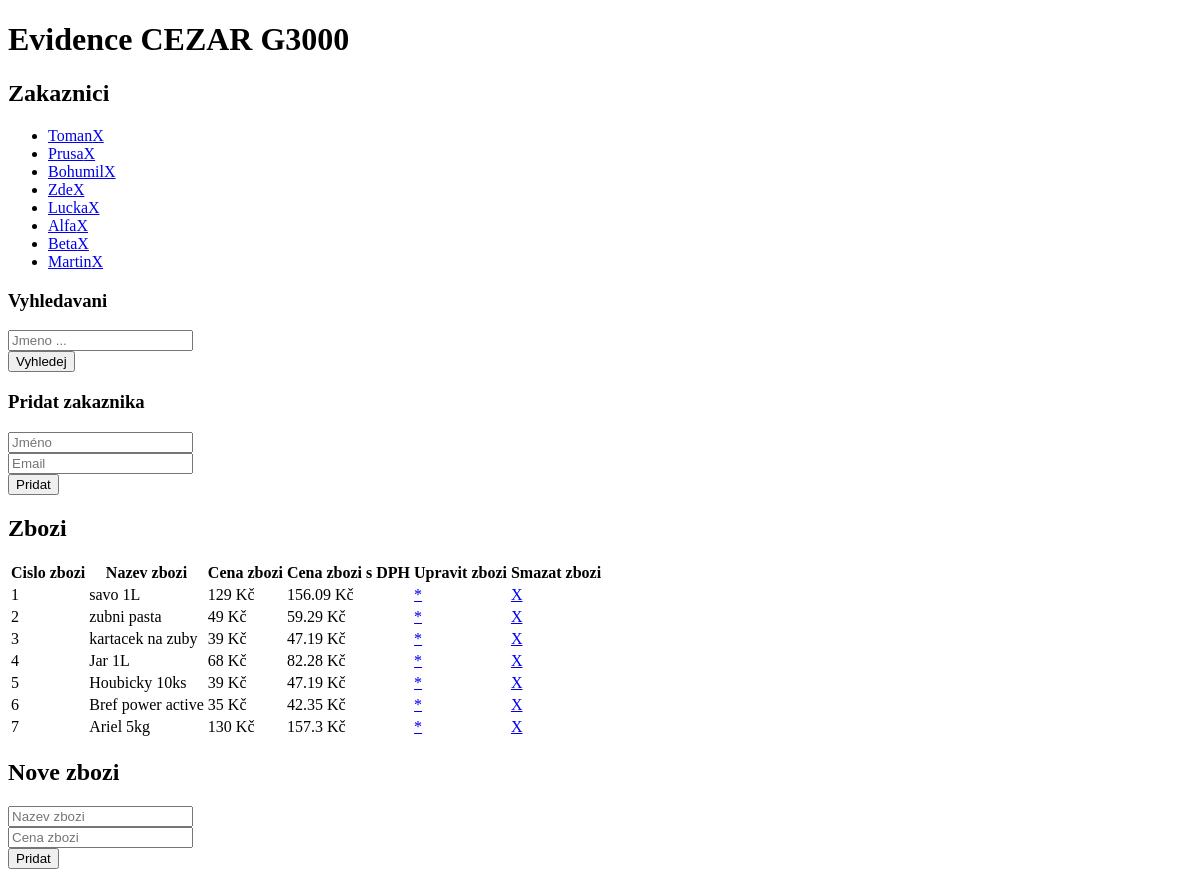
Before: / with the older database file.
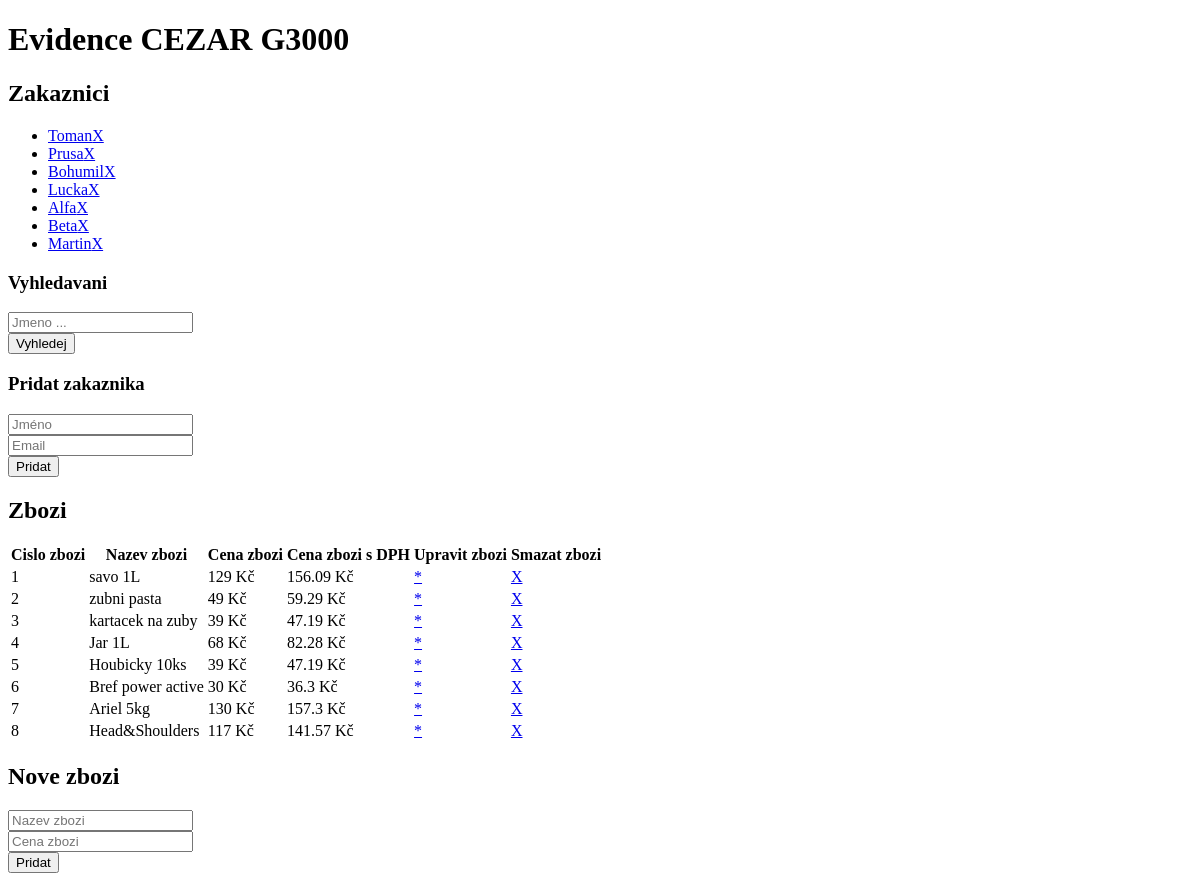
After: the same page with the newer database file.
### tables this page shows
CREATE TABLE `zakaznik` (
  `id_zak` smallint NOT NULL AUTO_INCREMENT,
  `jmeno` varchar(32) NOT NULL,
  `email` varchar(64) NOT NULL,
  PRIMARY KEY (`id_zak`)
);

CREATE TABLE `zbozi` (
  `id_zbozi` smallint NOT NULL AUTO_INCREMENT,
  `nazev` varchar(32) NOT NULL,
  `cena` int NOT NULL,
  PRIMARY KEY (`id_zbozi`)
);

### inc/functions.php (called while the page is built, shortened)
<?php
    function vypis_zakazniky($pdo) {
        $query = "SELECT * FROM zakaznik;";
        $stmt = $pdo->prepare($query);
        $stmt->execute();
        $results = $stmt->fetchall(PDO::FETCH_ASSOC);
        if ($results) {
            return $results;
        }
        return false;
    }
    function vypis_zbozi($pdo) {
        $query = "SELECT * FROM zbozi;";
        $stmt = $pdo->prepare($query);
        $stmt->execute();
        $results = $stmt->fetchall(PDO::FETCH_ASSOC);
        if ($results) {
            return $results;
        }
        return false;
    }

### index.php (the view, shortened to what this page needs)
<?php
require_once("inc/dbh.inc.php");
require_once("inc/functions.php");;
?>
<!DOCTYPE html>
<html lang="en">
<head>
</head>
<body>
    <h1>Evidence CEZAR G3000</h1>
    <div id="zakaznici">
        <h2>Zakaznici</h2>
        <?php
            $results = vypis_zakazniky($conn);
            if (empty($results)) {
                echo "<p>Nemame zakazniky</p>";
            } else {
                echo "<ul>";
                foreach ($results as $result) {
                    echo "<li><a href='zakaznik.php?id=" . $result["id_zak"] . "'>"
                    . $result["jmeno"] .
                    "</a>".
                    "<a href='smazatzakaznika.php?id=". $result["id_zak"] ."'>X</a>".
                    "</li>";
                }
                echo "</ul>";
            }
        ?>
        <h3>Vyhledavani</h3>
        <form action="inc/najdijmeno.inc.php" method="POST">
            <input type="text" name="jmeno" required placeholder="Jmeno ..."><br>
            <button type="submit">Vyhledej</button>
        </form>
        <h3>Pridat zakaznika</h3>
        <form action="inc/pridatzakaznika.inc.php" method="POST">
            <input type="text" name="jmeno" required placeholder="Jméno"><br>
            <input type="email" name="email" required placeholder="Email"><br>
            <button type="submit" name="pridat_zakaznika">Pridat</button>
        </form>
        <div id="zbozi">
            <h2>Zbozi</h2>
            <?php
            $results = vypis_zbozi($conn);
            if (empty($results)) {
                echo "<p>Nemame zadne zbozi</p>";
            } else {
                ?>
                <table>
                    <thead>
                        <tr>
                            <th>Cislo zbozi</th>
                            <th>Nazev zbozi</th>
                            <th>Cena zbozi</th>
                            <th>Cena zbozi s DPH</th>
                            <th>Upravit zbozi</th>
                            <th>Smazat zbozi</th>
                        </tr>
                    </thead>
                <tbody>
                <?php
                foreach ($results as $result) {
                    ?>
                        <tr>
                            <td> <?php echo $result["id_zbozi"]; ?></td>
                            <td> <?php echo $result["nazev"]; ?></td>
                            <td> <?php echo $result["cena"] . " Kč"; ?></td>
                            <td> <?php echo strval(intval($result["cena"]) * 1.21) . " Kč" ?></td>
                            <td> <a href=<?php echo "upravitzbozi.php?id=" . $result["id_zbozi"] ?>>*</a></td>
                            <td> <a href=<?php echo "inc/smazatzbozi.inc.php?id=". $result["id_zbozi"] ?>>X</a></td>
                        </tr>
                    <?php
                }
            }
            ?>
                </tbody>
            </table>
            <h2>Nove zbozi</h2>
            <form action="inc/pridatzbozi.inc.php" method="POST">
                <input type="text" name="nazev" id="nazev" required placeholder="Nazev zbozi"><br>
                <input type="number" name="cena" id="cena" step="0.1" required placeholder="Cena zbozi"><br>
                <button type="submit" name="pridat_zbozi">Pridat</button>
            </form>
        </div>
    </div>
</body>
</html>

Changed rows visible on the page:
removed zakaznik: jmeno "Zde"
changed zbozi "Bref power active": cena "35" → "30"; intval($result['cena'])*1.21 "42.35" → "36.3"
added zbozi: id_zbozi "8", nazev "Head&Shoulders", cena "117", intval($result['cena'])*1.21 "141.57"
